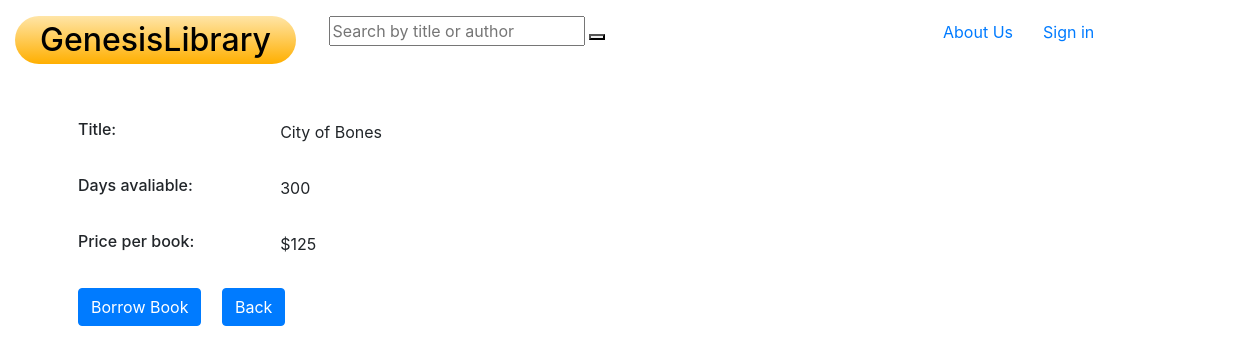
/borrow_info/5, run on the app's committed database.
### libraryGenesis_app/models.py (models this page shows)
class Book(models.Model):
    title = models.CharField(max_length=255)
    author = models.CharField(max_length=255)
    genre = models.CharField(max_length=100)
    publish_date = models.DateField()
    price = models.IntegerField()
    days_avaliable = models.IntegerField()
    about = models.TextField()
    users = models.ManyToManyField(User, related_name="books")
    created_at = models.DateTimeField(auto_now_add = True)
    updated_at = models.DateTimeField(auto_now = True)
    objects = BookManager()

### libraryGenesis_app/views.py (the view)
# urls.py: path('borrow_info/<int:book_id>', views.borrow_info),
def borrow_info(request, book_id):
    book = Book.objects.get(id=book_id)
    context = {
        'book': book
    }
    return render(request, 'borrow_info.html', context)

### libraryGenesis_app/templates/borrow_info.html (shortened to what this page needs)
<!DOCTYPE html>
<html lang="en">
<head>
    {% load static %}
    <link rel="stylesheet" href="{% static 'style.css' %}">
    <link rel="stylesheet" href="https://stackpath.bootstrapcdn.com/bootstrap/4.5.0/css/bootstrap.min.css">
</head>
<body>
    <div class="container-fluid">
        <div class="row dashboard-header mt-3">
            <div class="col-sm">
                <h2 class="gradient"><a class="no-decoration" href="/">GenesisLibrary</a></h2>
            </div>
            <div class="col-sm-6 search-form">
                <form action="/" method="get">
                    <input type="text" name="q" placeholder="Search by title or author" id="search" value="{{ request.GET.q }}"/>
                    <button></button>
                </form>
            </div>
            <div class="row  text-right extra-width m-1">
                <div class="col-sm-4  pl-1  text-left">
                    <a href="/about">About Us</a>
                </div>
                {% if request.session.uid %}
                    <div class="col-sm-3 mr-4 text-left">
                    <a href="/display_borrowed">Borrowed</a>
                    </div>
                    <div class="col-sm-4 text-left">
                    <a href="/logout">Log out</a>
                    </div>
                {% else %}
                <div class="col-sm-3 pl-1 text-left">
                    <a href="/display_login">Sign in</a>
                </div>
                {% endif %}
            </div>
        </div>
        <div class="col-sm mt-5 ml-5">
                <form method="post" {% if request.session.uid %} action="/borrow_book/{{book.id}}" {% else %}  action="/borrow/{{book.id}}" {% endif %}>
                    <div class="form-group row">
                        <h6 class="col-sm-2">Title: </h6>
                        <div class="col-sm-10">
                            <p>{{book.title}}</p>
                        </div>
                    </div>
                    <div class="form-group row">
                        <h6 class="col-sm-2">Days avaliable: </h6>
                        <div class="col-sm-10">
                            <p>{{book.days_avaliable}}</p>
                        </div>
                    </div>
                    <div class="form-group row">
                        <h6 class="col-sm-2">Price per book: </h6>
                        <div class="col-sm-10">
                            <p>${{book.price}}</p>
                        </div>
                    </div>
                    <div class="margin-btn-primary mb-5">
                        <button class="btn btn-primary" type="submit">Borrow Book</button>
                        <a class="btn btn-primary ml-3 " href="/display/{{book.id}}" role="button"> Back</a>
                    </div>
                </form>
        </div>
    </div>
</body>
</html>

### libraryGenesis_app/static/style.css (style rules this page uses)
.gradient { background: linear-gradient(180deg, rgba(255,229,167,1) 0%, rgba(255,175,0,1) 100%); width: -moz-fit-content; width: fit-content; width: -moz-fit-content; padding: 5px 25px; border-radius: 100px; }
.extra-width { width: 300px; margin: 0; }
.no-decoration { color: black; }

### data on the page
Book: title "City of Bones", days_avaliable "300", price "125"
